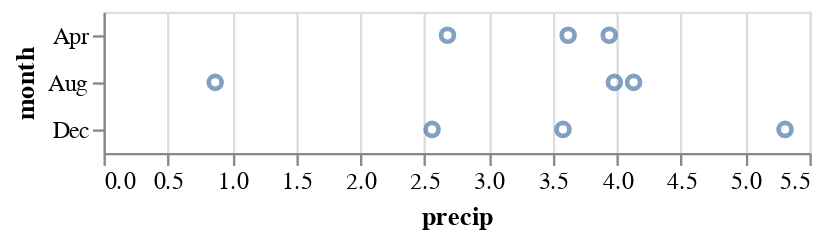

The notebook cell this image was saved under:
### Code cell
# Solution
alt.Chart(weather_df).mark_point().encode(
    alt.X('precip:Q'),
    alt.Y('month:N')
)

### Figure 1 — Vega-Lite specification as saved in the notebook (floating-point values rounded to 4 significant figures)
{"config": {"view": {"continuousWidth": 300, "continuousHeight": 300}}, "data": {"name": "data-8e72c2f67818e64f2c6d729f1a903405"}, "mark": {"type": "point"}, "encoding": {"x": {"field": "precip", "type": "quantitative"}, "y": {"field": "month", "type": "nominal"}}, "$schema": "https://vega.github.io/schema/vega-lite/v5.17.0.json", "datasets": {"data-8e72c2f67818e64f2c6d729f1a903405": [{"city": "Seattle", "month": "Apr", "precip": 2.68}, {"city": "Seattle", "month": "Aug", "precip": 0.87}, {"city": "Seattle", "month": "Dec", "precip": 5.31}, {"city": "New York", "month": "Apr", "precip": 3.94}, {"city": "New York", "month": "Aug", "precip": 4.13}, {"city": "New York", "month": "Dec", "precip": 3.58}, {"city": "Chicago", "month": "Apr", "precip": 3.62}, {"city": "Chicago", "month": "Aug", "precip": 3.98}, {"city": "Chicago", "month": "Dec", "precip": 2.56}]}}
